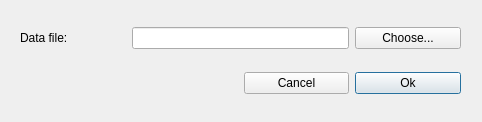
<?xml version="1.0" encoding="UTF-8"?>
<ui version="4.0">
 <class>TrafficModeInitDlg</class>
 <widget class="QDialog" name="TrafficModeInitDlg">
  <property name="geometry">
   <rect>
    <x>0</x>
    <y>0</y>
    <width>482</width>
    <height>122</height>
   </rect>
  </property>
  <property name="sizePolicy">
   <sizepolicy hsizetype="Fixed" vsizetype="Fixed">
    <horstretch>0</horstretch>
    <verstretch>0</verstretch>
   </sizepolicy>
  </property>
  <property name="windowTitle">
   <string>Select traffic files</string>
  </property>
  <property name="modal">
   <bool>true</bool>
  </property>
  <widget class="QWidget" name="gridLayoutWidget">
   <property name="geometry">
    <rect>
     <x>20</x>
     <y>10</y>
     <width>441</width>
     <height>101</height>
    </rect>
   </property>
   <layout class="QGridLayout" name="gridLayout">
    <item row="1" column="2">
     <widget class="QPushButton" name="cancelButton">
      <property name="text">
       <string>Cancel</string>
      </property>
     </widget>
    </item>
    <item row="0" column="3">
     <widget class="QPushButton" name="chooseDataFileButton">
      <property name="text">
       <string>Choose...</string>
      </property>
     </widget>
    </item>
    <item row="1" column="3">
     <widget class="QPushButton" name="okButton">
      <property name="text">
       <string>Ok</string>
      </property>
      <property name="default">
       <bool>true</bool>
      </property>
     </widget>
    </item>
    <item row="0" column="1" colspan="2">
     <widget class="QLineEdit" name="dataFileName"/>
    </item>
    <item row="0" column="0">
     <widget class="QLabel" name="dataLabel">
      <property name="mouseTracking">
       <bool>true</bool>
      </property>
      <property name="text">
       <string>&lt;html&gt;&lt;head/&gt;&lt;body&gt;&lt;p&gt;Data file:&lt;/p&gt;&lt;/body&gt;&lt;/html&gt;</string>
      </property>
     </widget>
    </item>
   </layout>
  </widget>
 </widget>
 <tabstops>
  <tabstop>dataFileName</tabstop>
  <tabstop>chooseDataFileButton</tabstop>
 </tabstops>
 <resources/>
 <connections>
  <connection>
   <sender>cancelButton</sender>
   <signal>clicked()</signal>
   <receiver>TrafficModeInitDlg</receiver>
   <slot>reject()</slot>
   <hints>
    <hint type="sourcelabel">
     <x>290</x>
     <y>103</y>
    </hint>
    <hint type="destinationlabel">
     <x>164</x>
     <y>98</y>
    </hint>
   </hints>
  </connection>
  <connection>
   <sender>okButton</sender>
   <signal>clicked()</signal>
   <receiver>TrafficModeInitDlg</receiver>
   <slot>accept()</slot>
   <hints>
    <hint type="sourcelabel">
     <x>405</x>
     <y>105</y>
    </hint>
    <hint type="destinationlabel">
     <x>59</x>
     <y>94</y>
    </hint>
   </hints>
  </connection>
 </connections>
</ui>
